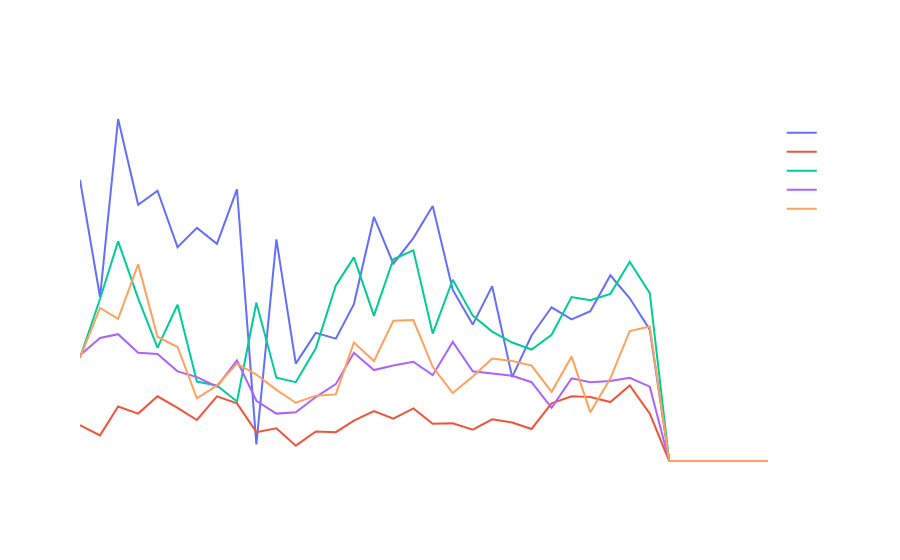

The notebook cell this image was saved under:
### Markdown cell above
### To make this work, you have to quickly grab the URL that opens when you

### elect to download SOCDS data as a CSV

### Code cell
# dynamically construct the query parameters for years & counties
current_year = datetime.now().year
year_list = list(range(starting_year, current_year + 1))
year_list_str = '%23'.join(map(str, year_list))
county_list_str = '%23'.join(map(str, county_dict.keys()))


# read in the data; have to get this URL that is generated when you click to download the SOCDS data as a CSV
url = f"https://socds.huduser.gov/permits/output_monthly_csv.odb?outpref=csv&geoval=state&datatype=monthlyP&varlist=1%232%233%234%235%236&yearlist={year_list_str}&statelist=13&msalist=+&cbsalist=+&bppllist=+&cntylist={county_list_str}&COUNTYSUM=YES&COUNTYALL=+&COUNTYGRP=+&STATESUM=+&STATEALL=+&METROSUM=+&METROALL=+&METRO=+&CBSA=+&PLACEGRP=+&CSUMNAME=&JSUMNAME=+&geo=state&chron=monthlyP&_ga=GA1.1.1317611679.1717085682&_ga_YD74G0644V=GS1.1.1717549416.5.0.1717549416.0.0.0&_ga_CSLL4ZEK4L=GS1.1.1717549416.5.0.1717549416.0.0.0&__utmc=200893484&__utma=200893484.1317611679.1717085682.1719969523.1720011864.3&__utmz=200893484.1720011864.3.3.utmcsr%3Dgoogle%7Cutmccn%3D%28organic%29%7Cutmcmd%3Dorganic%7Cutmctr%3D%28not+provided%29&__utmt=1&__utmb=200893484.1.10.1720011864"
df = pd.read_csv(url)

# extract just the county name
df['county_name'] = df['Location'].str.split(' County').str[0]

# Create a date column
df['date'] = pd.to_datetime(df[['Year', 'Month']].assign(day=1))

# rename values in the 'Series' column
df['Series'] = df['Series'].replace({
    'Units in Single-Family Structures': 'Single-Family Permits',
    'Units in All Multi-Family Structures': 'Multi-Family Permits',
    'Units in 2-unit Multi-Family Structures': 'Multi-Family Units (2 units)',
    'Units in 3- and 4-unit Multi-Family Structures': 'Multi-Family Units (3-4 units)',
    'Units in 5+ Unit Multi-Family Structures': 'Multi-Family Units (5+ units)'
})

# remove the " County" from "Location"
df['Location'] = df['Location'].str.replace(' County', '')

df = pd.merge(
    df,
    df_Tennessee_pop,
    how='left',
    left_on='Location',
    right_on='County_name'
)

# pare down columns
df = df[[
    'county_name',
    'FIPS',
    'population',
    'date',
    'Series',
    'Permits'
]]

# Create 'month_year' column with abbreviated month and year
df['month_year'] = df['date'].dt.strftime('%b %Y')

# After some consideration, and for Larry Long, just grab 'Single-Family Units';
# available series include: 'All Permits', 'Single-Family Units', 'All Multifamily',
# '2-Unit Multifamily', '3 & 4-Unit Multifamily', & '5+-Unit Multifamily'
df = df[df['Series'] == 'Single-Family Permits']

# see where the data 'stops' for a few of the biggest counties; should converge on a single month's data
df_Chart = df[(df['Series'] == 'Single-Family Permits') & (
    (df['county_name'] == 'Davidson') |
    (df['county_name'] == 'Williamson') |
    (df['county_name'] == 'Rutherford') |
    (df['county_name'] == 'Wilson') |
    (df['county_name'] == 'Robertson')
)]

fig = px.line(
    df_Chart,
    x='date',
    y='Permits',
    color='county_name',
    title='Single Family Permits by County',
    custom_data=['Permits'],
    labels={
        'county_name': 'County'
    }
)
fig.update_layout({
    'hovermode': "x unified",
    'xaxis_showgrid': False,
    'yaxis_showgrid': False,
    'plot_bgcolor': 'rgba(0,0,0,0)',
    'paper_bgcolor': 'rgba(0,0,0,0)',
    'font_color': 'white',
    'hoverlabel': dict(bgcolor='rgba(115,115,115, 0.9)'),
    'title_x': 0.5,
    'title_xanchor': 'center',
    'title_font_size': 22
})
fig.update_traces(
    hovertemplate="<b>%{customdata[0]}</b><br>"
    "<extra></extra>"
)
fig.show(config={'displayModeBar': False})

### Figure 1 — Plotly figure (JSON) as saved in the notebook; plotly's stock layout.template omitted (floating-point values rounded to 4 significant figures)
{"data": [{"customdata": [[439], [256], [534], [400], [422], [334], [364], [339], [424], [26], [346], [152], [200], [191], [245], [381], [308], [348], [398], [267], [213], [273], [131], [196], [240], [221], [234], [290], [254], [205], [0], [0], [0], [0], [0], [0]], "hovertemplate": "<b>%{customdata[0]}</b><br><extra></extra>", "legendgroup": "Davidson", "line": {"color": "#636efa", "dash": "solid"}, "marker": {"symbol": "circle"}, "mode": "lines", "name": "Davidson", "orientation": "v", "showlegend": true, "type": "scatter", "x": ["2022-01-01T00:00:00", "2022-02-01T00:00:00", "2022-03-01T00:00:00", "2022-04-01T00:00:00", "2022-05-01T00:00:00", "2022-06-01T00:00:00", "2022-07-01T00:00:00", "2022-08-01T00:00:00", "2022-09-01T00:00:00", "2022-10-01T00:00:00", "2022-11-01T00:00:00", "2022-12-01T00:00:00", "2023-01-01T00:00:00", "2023-02-01T00:00:00", "2023-03-01T00:00:00", "2023-04-01T00:00:00", "2023-05-01T00:00:00", "2023-06-01T00:00:00", "2023-07-01T00:00:00", "2023-08-01T00:00:00", "2023-09-01T00:00:00", "2023-10-01T00:00:00", "2023-11-01T00:00:00", "2023-12-01T00:00:00", "2024-01-01T00:00:00", "2024-02-01T00:00:00", "2024-03-01T00:00:00", "2024-04-01T00:00:00", "2024-05-01T00:00:00", "2024-06-01T00:00:00", "2024-07-01T00:00:00", "2024-08-01T00:00:00", "2024-09-01T00:00:00", "2024-10-01T00:00:00", "2024-11-01T00:00:00", "2024-12-01T00:00:00"], "xaxis": "x", "y": [439, 256, 534, 400, 422, 334, 364, 339, 424, 26, 346, 152, 200, 191, 245, 381, 308, 348, 398, 267, 213, 273, 131, 196, 240, 221, 234, 290, 254, 205, 0, 0, 0, 0, 0, 0], "yaxis": "y"}, {"customdata": [[56], [40], [85], [74], [101], [83], [64], [101], [90], [45], [51], [24], [46], [45], [63], [78], [66], [82], [58], [59], [49], [65], [60], [50], [90], [101], [100], [92], [118], [74], [0], [0], [0], [0], [0], [0]], "hovertemplate": "<b>%{customdata[0]}</b><br><extra></extra>", "legendgroup": "Robertson", "line": {"color": "#EF553B", "dash": "solid"}, "marker": {"symbol": "circle"}, "mode": "lines", "name": "Robertson", "orientation": "v", "showlegend": true, "type": "scatter", "x": ["2022-01-01T00:00:00", "2022-02-01T00:00:00", "2022-03-01T00:00:00", "2022-04-01T00:00:00", "2022-05-01T00:00:00", "2022-06-01T00:00:00", "2022-07-01T00:00:00", "2022-08-01T00:00:00", "2022-09-01T00:00:00", "2022-10-01T00:00:00", "2022-11-01T00:00:00", "2022-12-01T00:00:00", "2023-01-01T00:00:00", "2023-02-01T00:00:00", "2023-03-01T00:00:00", "2023-04-01T00:00:00", "2023-05-01T00:00:00", "2023-06-01T00:00:00", "2023-07-01T00:00:00", "2023-08-01T00:00:00", "2023-09-01T00:00:00", "2023-10-01T00:00:00", "2023-11-01T00:00:00", "2023-12-01T00:00:00", "2024-01-01T00:00:00", "2024-02-01T00:00:00", "2024-03-01T00:00:00", "2024-04-01T00:00:00", "2024-05-01T00:00:00", "2024-06-01T00:00:00", "2024-07-01T00:00:00", "2024-08-01T00:00:00", "2024-09-01T00:00:00", "2024-10-01T00:00:00", "2024-11-01T00:00:00", "2024-12-01T00:00:00"], "xaxis": "x", "y": [56, 40, 85, 74, 101, 83, 64, 101, 90, 45, 51, 24, 46, 45, 63, 78, 66, 82, 58, 59, 49, 65, 60, 50, 90, 101, 100, 92, 118, 74, 0, 0, 0, 0, 0, 0], "yaxis": "y"}, {"customdata": [[161], [253], [343], [254], [177], [244], [124], [118], [93], [247], [130], [123], [176], [274], [318], [227], [315], [329], [199], [283], [227], [202], [185], [174], [197], [256], [251], [261], [311], [262], [0], [0], [0], [0], [0], [0]], "hovertemplate": "<b>%{customdata[0]}</b><br><extra></extra>", "legendgroup": "Rutherford", "line": {"color": "#00cc96", "dash": "solid"}, "marker": {"symbol": "circle"}, "mode": "lines", "name": "Rutherford", "orientation": "v", "showlegend": true, "type": "scatter", "x": ["2022-01-01T00:00:00", "2022-02-01T00:00:00", "2022-03-01T00:00:00", "2022-04-01T00:00:00", "2022-05-01T00:00:00", "2022-06-01T00:00:00", "2022-07-01T00:00:00", "2022-08-01T00:00:00", "2022-09-01T00:00:00", "2022-10-01T00:00:00", "2022-11-01T00:00:00", "2022-12-01T00:00:00", "2023-01-01T00:00:00", "2023-02-01T00:00:00", "2023-03-01T00:00:00", "2023-04-01T00:00:00", "2023-05-01T00:00:00", "2023-06-01T00:00:00", "2023-07-01T00:00:00", "2023-08-01T00:00:00", "2023-09-01T00:00:00", "2023-10-01T00:00:00", "2023-11-01T00:00:00", "2023-12-01T00:00:00", "2024-01-01T00:00:00", "2024-02-01T00:00:00", "2024-03-01T00:00:00", "2024-04-01T00:00:00", "2024-05-01T00:00:00", "2024-06-01T00:00:00", "2024-07-01T00:00:00", "2024-08-01T00:00:00", "2024-09-01T00:00:00", "2024-10-01T00:00:00", "2024-11-01T00:00:00", "2024-12-01T00:00:00"], "xaxis": "x", "y": [161, 253, 343, 254, 177, 244, 124, 118, 93, 247, 130, 123, 176, 274, 318, 227, 315, 329, 199, 283, 227, 202, 185, 174, 197, 256, 251, 261, 311, 262, 0, 0, 0, 0, 0, 0], "yaxis": "y"}, {"customdata": [[165], [192], [198], [169], [167], [140], [131], [116], [157], [94], [74], [76], [100], [120], [169], [142], [149], [155], [134], [186], [140], [137], [133], [123], [83], [129], [123], [125], [130], [116], [0], [0], [0], [0], [0], [0]], "hovertemplate": "<b>%{customdata[0]}</b><br><extra></extra>", "legendgroup": "Williamson", "line": {"color": "#ab63fa", "dash": "solid"}, "marker": {"symbol": "circle"}, "mode": "lines", "name": "Williamson", "orientation": "v", "showlegend": true, "type": "scatter", "x": ["2022-01-01T00:00:00", "2022-02-01T00:00:00", "2022-03-01T00:00:00", "2022-04-01T00:00:00", "2022-05-01T00:00:00", "2022-06-01T00:00:00", "2022-07-01T00:00:00", "2022-08-01T00:00:00", "2022-09-01T00:00:00", "2022-10-01T00:00:00", "2022-11-01T00:00:00", "2022-12-01T00:00:00", "2023-01-01T00:00:00", "2023-02-01T00:00:00", "2023-03-01T00:00:00", "2023-04-01T00:00:00", "2023-05-01T00:00:00", "2023-06-01T00:00:00", "2023-07-01T00:00:00", "2023-08-01T00:00:00", "2023-09-01T00:00:00", "2023-10-01T00:00:00", "2023-11-01T00:00:00", "2023-12-01T00:00:00", "2024-01-01T00:00:00", "2024-02-01T00:00:00", "2024-03-01T00:00:00", "2024-04-01T00:00:00", "2024-05-01T00:00:00", "2024-06-01T00:00:00", "2024-07-01T00:00:00", "2024-08-01T00:00:00", "2024-09-01T00:00:00", "2024-10-01T00:00:00", "2024-11-01T00:00:00", "2024-12-01T00:00:00"], "xaxis": "x", "y": [165, 192, 198, 169, 167, 140, 131, 116, 157, 94, 74, 76, 100, 120, 169, 142, 149, 155, 134, 186, 140, 137, 133, 123, 83, 129, 123, 125, 130, 116, 0, 0, 0, 0, 0, 0], "yaxis": "y"}, {"customdata": [[161], [239], [222], [307], [194], [178], [98], [118], [152], [135], [111], [91], [102], [104], [185], [156], [219], [220], [147], [106], [132], [160], [156], [149], [108], [163], [76], [129], [203], [210], [0], [0], [0], [0], [0], [0]], "hovertemplate": "<b>%{customdata[0]}</b><br><extra></extra>", "legendgroup": "Wilson", "line": {"color": "#FFA15A", "dash": "solid"}, "marker": {"symbol": "circle"}, "mode": "lines", "name": "Wilson", "orientation": "v", "showlegend": true, "type": "scatter", "x": ["2022-01-01T00:00:00", "2022-02-01T00:00:00", "2022-03-01T00:00:00", "2022-04-01T00:00:00", "2022-05-01T00:00:00", "2022-06-01T00:00:00", "2022-07-01T00:00:00", "2022-08-01T00:00:00", "2022-09-01T00:00:00", "2022-10-01T00:00:00", "2022-11-01T00:00:00", "2022-12-01T00:00:00", "2023-01-01T00:00:00", "2023-02-01T00:00:00", "2023-03-01T00:00:00", "2023-04-01T00:00:00", "2023-05-01T00:00:00", "2023-06-01T00:00:00", "2023-07-01T00:00:00", "2023-08-01T00:00:00", "2023-09-01T00:00:00", "2023-10-01T00:00:00", "2023-11-01T00:00:00", "2023-12-01T00:00:00", "2024-01-01T00:00:00", "2024-02-01T00:00:00", "2024-03-01T00:00:00", "2024-04-01T00:00:00", "2024-05-01T00:00:00", "2024-06-01T00:00:00", "2024-07-01T00:00:00", "2024-08-01T00:00:00", "2024-09-01T00:00:00", "2024-10-01T00:00:00", "2024-11-01T00:00:00", "2024-12-01T00:00:00"], "xaxis": "x", "y": [161, 239, 222, 307, 194, 178, 98, 118, 152, 135, 111, 91, 102, 104, 185, 156, 219, 220, 147, 106, 132, 160, 156, 149, 108, 163, 76, 129, 203, 210, 0, 0, 0, 0, 0, 0], "yaxis": "y"}], "layout": {"font": {"color": "white"}, "hoverlabel": {"bgcolor": "rgba(115,115,115, 0.9)"}, "hovermode": "x unified", "legend": {"title": {"text": "County"}, "tracegroupgap": 0}, "paper_bgcolor": "rgba(0,0,0,0)", "plot_bgcolor": "rgba(0,0,0,0)", "title": {"font": {"size": 22}, "text": "Single Family Permits by County", "x": 0.5, "xanchor": "center"}, "xaxis": {"anchor": "y", "domain": [0, 1], "showgrid": false, "title": {"text": "date"}}, "yaxis": {"anchor": "x", "domain": [0, 1], "showgrid": false, "title": {"text": "Permits"}}}}
